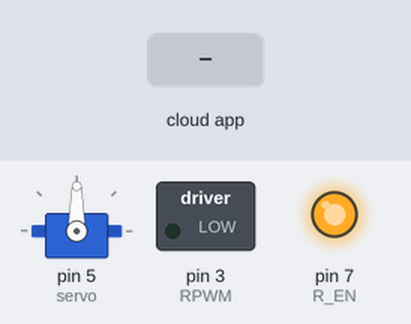
Bench run of a sketch on a simulated Arduino Uno, built with avr-gcc and run on an emulated ATmega328P. Shown: servo, switched loads named in the sketch (green lamp = pin HIGH), output pins drawn as LEDs (lit = HIGH). The test bench sets the inputs (shaded band). The ROS host is connected and sends only what is stated.

Above: at 2.2 s.
2.3 s: the phone or cloud app sets servo to 0
At 3.5 s:
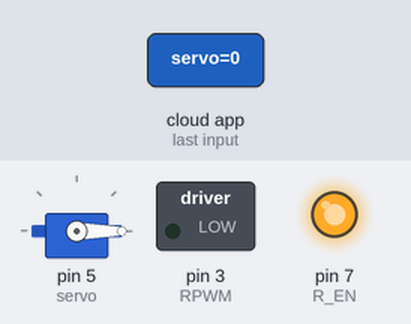
3.8 s: the phone or cloud app sets motor to 45
At 4.6 s:
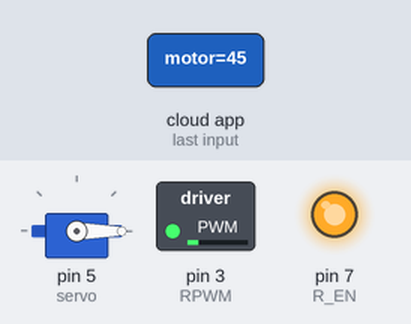
5.3 s: the phone or cloud app sets servo to 45
At 5.8 s:
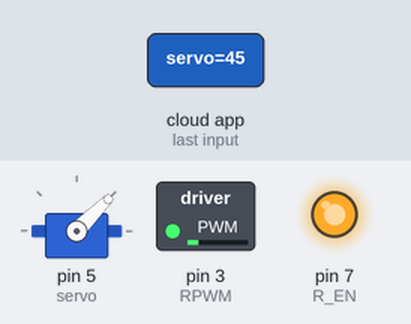
6.8 s: the phone or cloud app sets motor to 0
At 8.0 s:
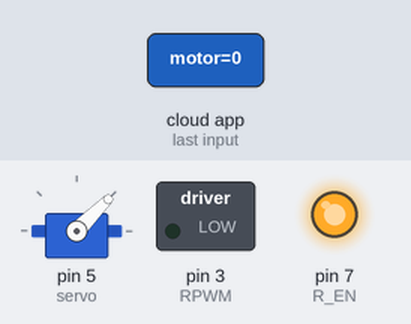
8.3 s: the phone or cloud app sets servo to 180
At 9.2 s:
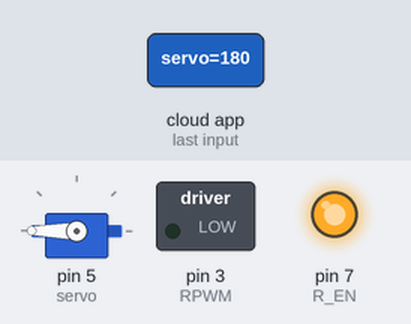
9.8 s: the phone or cloud app sets motor to 90
At 10.4 s:
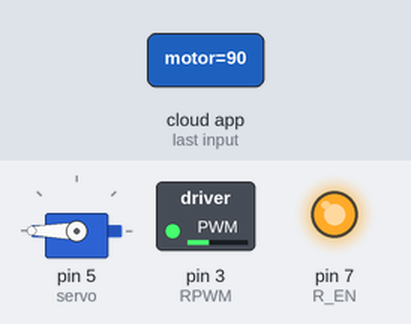
Timing chart, 0 to 12.3 s (numbered marks = the images above; inputs shaded):
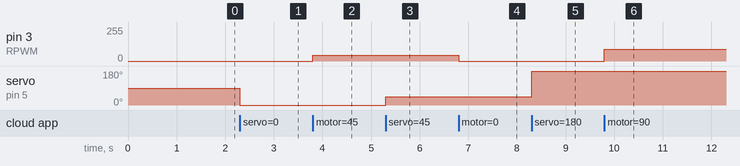

The sketch:

ServoControl.pde
```cpp
#if (ARDUINO >= 100)
 #include <Arduino.h>
#else
 #include <WProgram.h>
#endif

#include <Servo.h>
#include <ros.h>
#include <std_msgs/UInt16.h>

int RPWM = 3;
int LPWM = 6;

int L_EN = 8;
int R_EN = 7;

ros::NodeHandle  nh;

Servo servo;

void servo_cb( const std_msgs::UInt16& cmd_msg){
  servo.write(cmd_msg.data);
}

void motor_cb( const std_msgs::UInt16& cmd_msg){
  analogWrite(RPWM, cmd_msg.data);
}

ros::Subscriber<std_msgs::UInt16> sub("servo", servo_cb);
ros::Subscriber<std_msgs::UInt16> sub2("motor", motor_cb);

void setup(){
  pinMode(5, OUTPUT);
  pinMode(7, OUTPUT);
  digitalWrite(5, LOW);
  digitalWrite(7, LOW);
  delay(1000);
  digitalWrite(R_EN, HIGH);
  digitalWrite(L_EN, HIGH);
  nh.initNode();
  nh.subscribe(sub);

  nh.subscribe(sub2);
  servo.attach(5);
}

void loop(){
  nh.spinOnce();
  delay(1);
}
```

Measured:
- after the input at 2.3 s, servo on pin 5 (servo): 90° → 0° at once
- after the input at 3.8 s, pin 3 (RPWM): 0/255 → 45/255 at once
- after the input at 5.3 s, servo on pin 5 (servo): 0° → 45° at once
- after the input at 6.8 s, pin 3 (RPWM): 45/255 → 0/255 at once
- after the input at 8.3 s, servo on pin 5 (servo): 45° → 180° at once
- after the input at 9.8 s, pin 3 (RPWM): 0/255 → 90/255 at once
